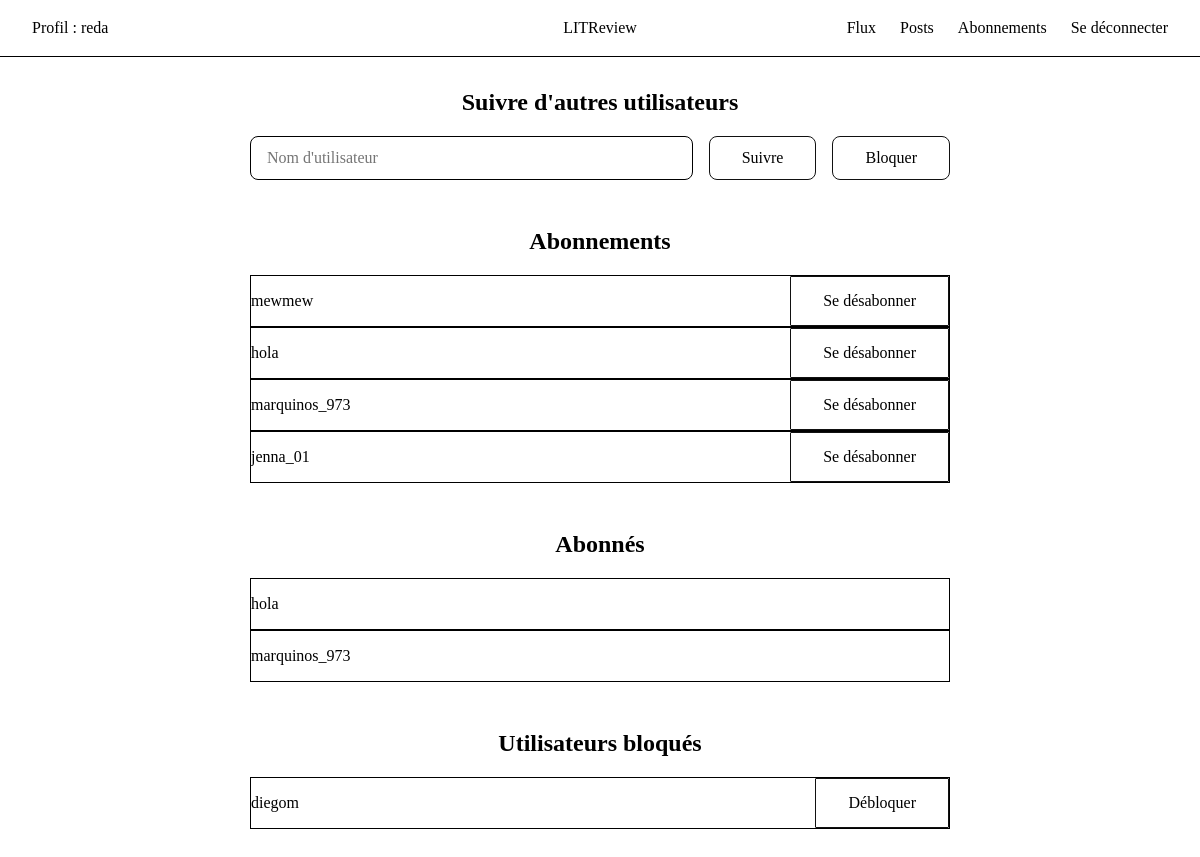
The page /follows/ (signed in) on the database its author committed.
### follows/models.py (models this page shows)
class UserFollows(models.Model):
    user = models.ForeignKey(
        to=settings.AUTH_USER_MODEL, on_delete=models.CASCADE, related_name="following"
    )
    followed_user = models.ForeignKey(
        to=settings.AUTH_USER_MODEL, on_delete=models.CASCADE, related_name="followed"
    )
    class Meta:
        unique_together = ("user", "followed_user")

class UserBlocks(models.Model):
    user = models.ForeignKey(
        to=settings.AUTH_USER_MODEL, on_delete=models.CASCADE, related_name="blocks"
    )
    blocked_user = models.ForeignKey(
        to=settings.AUTH_USER_MODEL, on_delete=models.CASCADE, related_name="blocked"
    )
    class Meta:
        unique_together = ("user", "blocked_user")

### follows/views.py (the view, shortened to what this page needs)
# urls.py: path("follows/", follows_views.follows, name="follows"),
@login_required(login_url="homepage")
def follows(request):
    relations_userfollows = UserFollows.objects.filter(user=request.user)
    relations_userisfollowed = UserFollows.objects.filter(followed_user=request.user)
    relations_userblocks = UserBlocks.objects.filter(user=request.user)
    return render(
        request,
        "follows.html",
        {
            "relations_userfollows": relations_userfollows,
            "relations_userisfollowed": relations_userisfollowed,
            "relations_userblocks": relations_userblocks,
        },
    )

### follows/templates/follows.html (shortened to what this page needs)
<!DOCTYPE html>
<html lang="fr">
<head>
</head>
<body>
<header>
    <div class="profil">
        <p>Profil : {{ request.user }}</p>
    </div>
    <a href="{% url 'homepage' %}" class="logo">LITReview</a>
    <nav>
        <a href="{% url 'feed' %}">Flux</a>
        <a href="{% url 'posts' %}">Posts</a>
        <a href="{% url 'follows' %}">Abonnements</a>
        <a href="{% url 'logout' %}">Se déconnecter</a>
    </nav>
</header>
<main>
    <h2>Suivre d'autres utilisateurs</h2>
    <form class="follow-form" method="POST">
        <input type="text" arialabel="Nom d'utilisateur" name="username" placeholder="Nom d'utilisateur">
        <button type="submit" name="action" value="follow">Suivre</button>
        <button type="submit" name="action" value="block">Bloquer</button>
    </form>
    <section>
        <h2>Abonnements</h2>
        {% if relations_userfollows %}
            {% for relation in relations_userfollows %}
                <form method="POST">
                    <div class="users_box">
                        <p>{{ relation.followed_user.username }}</p>
                        <button type="submit" name="action" value="unfollow">Se désabonner</button>
                    </div>
                </form>
            {% endfor %}
        {% else %}
            <p class="list-empty">Vous ne suivez aucun utilisateur pour le moment.</p>
        {% endif %}
    </section>
    <section>
        <h2>Abonnés</h2>
        {% if relations_userisfollowed %}
            {% for relation in relations_userisfollowed %}
                <div class="users_box">
                    <p>{{ relation.user.username }}</p>
                </div>
            {% endfor %}
        {% else %}
            <p class="list-empty">Personne ne vous suit pour le moment.</p>
        {% endif %}
    </section>
    <section>
        <h2>Utilisateurs bloqués</h2>
        {% if relations_userblocks %}
            {% for relation in relations_userblocks %}
            <form method="POST">
                <div class="users_box">
                    <p>{{ relation.blocked_user.username }}</p>
                    <button type="submit" name="action" value="unblock">Débloquer</button>
                </div>
            </form>
            {% endfor %}
        {% else %}
            <p class="list-empty">Aucun utilisateur bloqué.</p>
        {% endif %}
    </section>
</main>
</body>
</html>

### follows/templates/follows.html (style rules this page uses)
body { font-family: 'Georgia', serif; background: white; color: black; margin: 0; }
.profil { position: absolute; left: 2rem; }
header { border-bottom: 1px solid black; padding: 1.2rem 2rem; display: flex; align-items: center; justify-content: center; position: relative; }
header a.logo { text-decoration: none; color: black; }
nav { position: absolute; right: 2rem; display: flex; gap: 1.5rem; }
nav a { text-decoration: none; color: black; }
main { max-width: 700px; margin: 2rem auto; padding: 0 1rem; }
h2 { text-align: center; }
.follow-form { display: flex; gap: 1rem; margin-bottom: 3rem; }
.follow-form input[type="text"] { flex: 1; padding: 0.75rem 1rem; border: 1px solid black; border-radius: 8px; font-family: 'Georgia', serif; font-size: 1rem; }
button { padding: 0.75rem 2rem; border: 1px solid #111; border-radius: 8px; background: transparent; font-family: 'Georgia', serif; font-size: 1rem; cursor: pointer; }
section { margin-bottom: 3rem; }
.users_box { display: flex; border: 1px solid black; }
.users_box button { margin-left: auto; border-radius: 1px; }

### rows shown on the page
UserFollows: followed_user.username "mewmew"
UserFollows: followed_user.username "hola"
UserFollows: followed_user.username "marquinos_973"
UserFollows: followed_user.username "jenna_01"
UserFollows: user.username "hola"
UserFollows: user.username "marquinos_973"
UserBlocks: blocked_user.username "diegom"

### other values the page prints
{{ request.user }} "reda"
